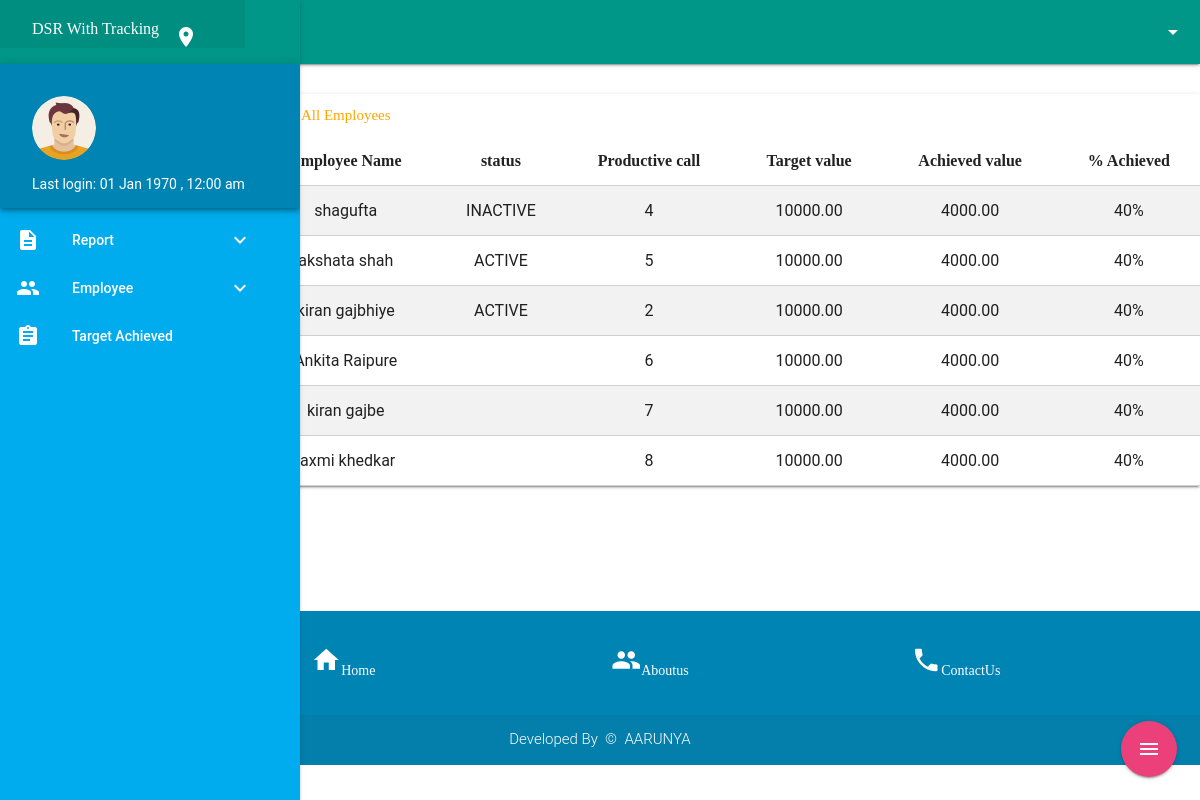
The page /dsr/index.php/home/employee on the database its author committed.
### tables this page shows
CREATE TABLE `users` (
  `id` int(11) NOT NULL,
  `fullname` varchar(200) NOT NULL,
  `username` varchar(200) NOT NULL,
  `passwd` varchar(200) NOT NULL,
  `userType` varchar(200) NOT NULL,
  `status` varchar(200) NOT NULL,
  `address` varchar(200) NOT NULL,
  `post` varchar(200) NOT NULL,
  `mobileNumber` varchar(200) NOT NULL,
  `emailId` varchar(200) NOT NULL,
  `profilePicture` varchar(200) NOT NULL,
  `createdOn` datetime NOT NULL,
  `updatedOn` datetime NOT NULL
);

### dsr/application/views/utility/_includes/template.php (called while the page is built)
<?php
	$this->load->view('utility/_includes/header');
	$this->load->view($main_content);
	$this->load->view('utility/_includes/footer');
?>

### dsr/application/controllers/Home.php (called while the page is built, shortened)
<?php
	class Home extends CI_Controller
	{
		public function __construct()
		{
			$this->load->model('m_main');
			$this->load->library('mobilemessage');
		}
		public function employee()
		{
			$data['user_data'] = $this->m_main->get_employee_data($this->session->userdata('uid'));
			$data['employee_list'] = $this->m_main->get_list_employee();
			$data['main_content']='utility/employee';
			$this->load->view('utility/_includes/template',$data);
		}
	}
?>

### dsr/index.php (called while the page is built, shortened)
<?php
require_once BASEPATH.'core/CodeIgniter.php';

### dsr/application/libraries/Cdate.php (called while the page is built, shortened)
<?php
	class Cdate
	{
		public function mydatetime_short($udate)
		{
			$pdate = strtotime($udate);
			$today = date("d M Y , h:i a",$pdate);
			return $today;
		}
	}

### dsr/application/models/m_main.php (called while the page is built, shortened)
<?php
	class M_main extends CI_Model
	{
		public function get_list_employee()
		{
			$employee_list = $this->db->select('*')
								   ->from('users')
								   ->where('userType','employee')
								   ->order_by('createdOn','DESC')
								   ->get();
			return $employee_list->result();
		}
    }
?>

### dsr/application/views/utility/employee.php (the view, shortened to what this page needs)
<div class="col m9 ">
<div class="card" style="padding-left:21%;">
<div class="card-title-custom" style="padding:10px; font-size:18x;font-family:verdana;color:orange;"><i class="material-icons left black-text">person</i> All Employees</div>
<table class="responsive-table centered bordered striped">
      <thead style="font-family:times new roman;">
        <tr>
            <th>Employee Name</th>
            <th>status</th>
            <th>Productive call</th>
            <th>Target value</th>
            <th>Achieved value</th>
            <th>% Achieved</th>
        </tr>
      </thead>
      <tbody>
      <?php
		foreach ($employee_list as $key => $value)
		{
	?>
      <tr class="clickable-row" data-href="<?=base_url()."home/profile/$value->id"?>">
          <td class="custom-table-border-body"><?=$value->fullname;?></td>
          <td class="custom-table-border-body"><?=$value->status;?></td>
          <td class="custom-table-border-body"><?=$value->id;?></td>
          <td class="custom-table-border-body">10000.00</td>
          <td class="custom-table-border-body">4000.00</td>
          <td class="custom-table-border-body"> 40%</td>
        </tr>
        <?php
        }
        ?>
      </tbody>
    </table>
    </div>
  </div>

### dsr/application/views/utility/_includes/header.php (shortened to what this page needs)
<?php
  $assetsbasepath = base_url()."assets/";
?>
<html lang="en">
  <head>
    <link href="<?=$assetsbasepath; ?>fonts/icons/icons.css" rel="stylesheet">
    <link href="<?=$assetsbasepath; ?>css/materialize.min.css" type="text/css" rel="stylesheet" media="screen,projection"/>
    <link href="<?=$assetsbasepath; ?>plugins/font-awesome-4.7.0/css/font-awesome.min.css" rel="stylesheet" />
    <link href="<?=$assetsbasepath; ?>css/style.css" type="text/css" rel="stylesheet" media="screen,projection"/>
  </head>
  <body>
      <div class="navbar-fixed">
        <nav>
          <div class="nav-wrapper teal">
                     <ul class="right hide-on-med-and-down">
              <li><a class="dropdown-button" href="#!" data-activates="userloggedin"><?=$this->session->userdata('fullname'); ?><i class="material-icons right">arrow_drop_down</i></a></li>
            </ul>
          </div>
          </div>
      <div class="fixed-action-btn">
    <a class="btn-floating btn-large pink lighten-1">
      <i class="material-icons white-text">menu</i>
    </a>
  </div>
		<header>
	   <ul id="slide-out" class="side-nav fixed " style="background-color:#00aced;">
     <nav>
     <div class="nav-wrapper teal">
     <a href="<?=base_url()."home/home"?>" class="brand-logo" style="font-size:16px;font-family:algerian;padding-top:5px;color:white;">
     <i class="material-icons small white-text right">location_on</i>
     DSR With Tracking</a>
    </div>
      </nav>
        <li>
         <div class="userView z-depth-2" style="background-color:#0084b4;">
            <a href="#!user"><img class="circle" src="<?=base_url()."assets/images/person.png"?>"></a>
            <ul style="font-size: 14px !important;color:white; padding:0px;">
            <li style="font-size: 14px !important;color:white">Last login: <?=$this->cdate->mydatetime_short($user_data->updatedOn); ?></li>
            </ul>
        </div></li>
		 <li class="no-padding">
          <ul class="collapsible collapsible-accordion">
            <li class="bold"  ><a class="collapsible-header  waves-effect waves-teal white-text"><i class="material-icons white-text left">description</i>Report<i class=" material-icons right white-text">expand_more</i></a>
			   <li class="bold"><a class="collapsible-header  waves-effect white-text waves-teal"><i class="material-icons white-text">group</i>Employee<i class=" material-icons right white-text">expand_more</i></a>
            </li>
			<li class="bold"><a class="collapsible-header  waves-effect  white-text waves-teal"><i class="material-icons small white-text">assignment</i>Target Achieved</a></li>
            </li>
       </ul>
	   </header><br/>

### dsr/application/views/utility/_includes/footer.php (shortened to what this page needs)
<br/><br/><br/><br/>
<footer class="page-footer " style="background-color:#0084b4;">
<div class="row">
              <div class="col m3 offset-m3">
			  <p style="color:white;font-size:14px; font-family:verdana;"><i class="material-icons small white-text">home</i>Home</p>
			  </div>
			  <div class="col m3">
			  <p style="color:white;font-size:14px; font-family:verdana;"><i class="material-icons small white-text">people</i>Aboutus</p>
			  </div>
			  <div class="col m3">
			  <p style="color:white;font-size:14px; font-family:verdana;"><i class="material-icons small white-text">phone</i>ContactUs</p>
			  </div>
</div>
	<div class="footer-copyright white-text">
	<div class="row" style="margin-bottom: 0px;">
		<span class="right footer-text-link col m12">
			Developed By &nbsp;&copy; &nbsp;<a class="white-text" target="_blank">AARUNYA</a>
		</span>
	</div>
	</div>
</footer>
  </body>
</html>

### rows shown on the page
users: fullname "shagufta", status "INACTIVE", id "4"
users: fullname "akshata shah", status "ACTIVE", id "5"
users: fullname "kiran gajbhiye", status "ACTIVE", id "2"
users: fullname "Ankita Raipure", id "6"
users: fullname "kiran gajbe", id "7"
users: fullname "laxmi khedkar", id "8"

### other values the page prints
$this->cdate->mydatetime_short($user_data->updatedOn) "01 Jan 1970 , 12:00 am"
